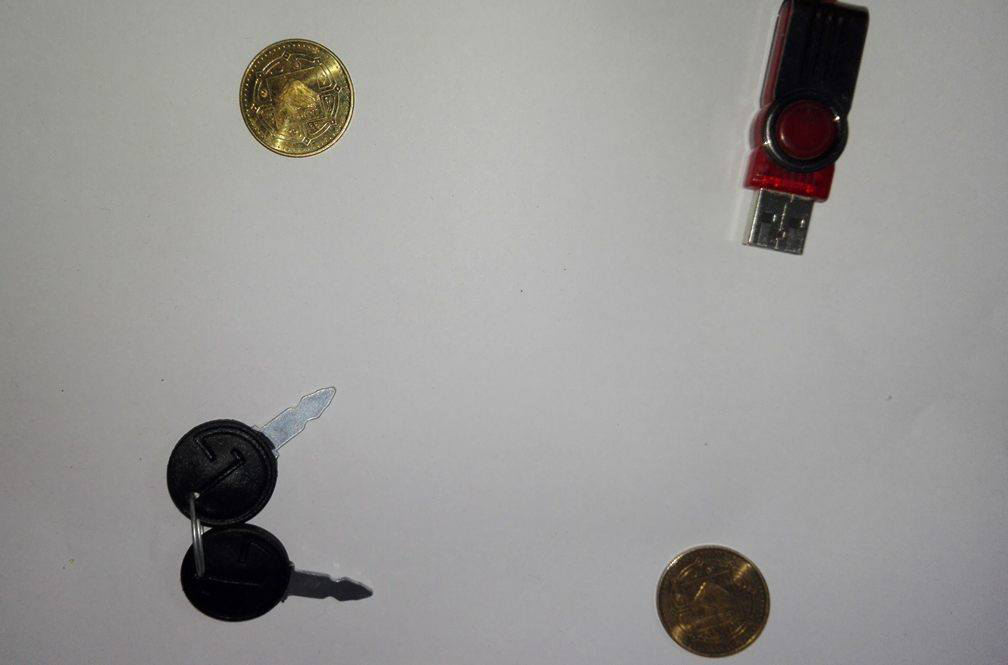
%> input picture Project-GUI/test_image.jpg, 1008 x 665 px
$ octave --eval "result = localize(imread('test_image.jpg'));"   (GNU Octave 9; MATLAB toolbox functions it lacks are replaced by stand-ins)
%> lines starting %> are read from the running program, lines starting %| are printed output that depends on the picture; in (x1, y1, x2, y2) boxes, pixels count from 0 and x2, y2 are one past the last pixel; in counts of white or black regions, pixels touching at a corner belong together; the program's own positions count from 1
function [bounding_rect] = localize(I)

if(size(I,3)>1)
I = rgb2gray(I);
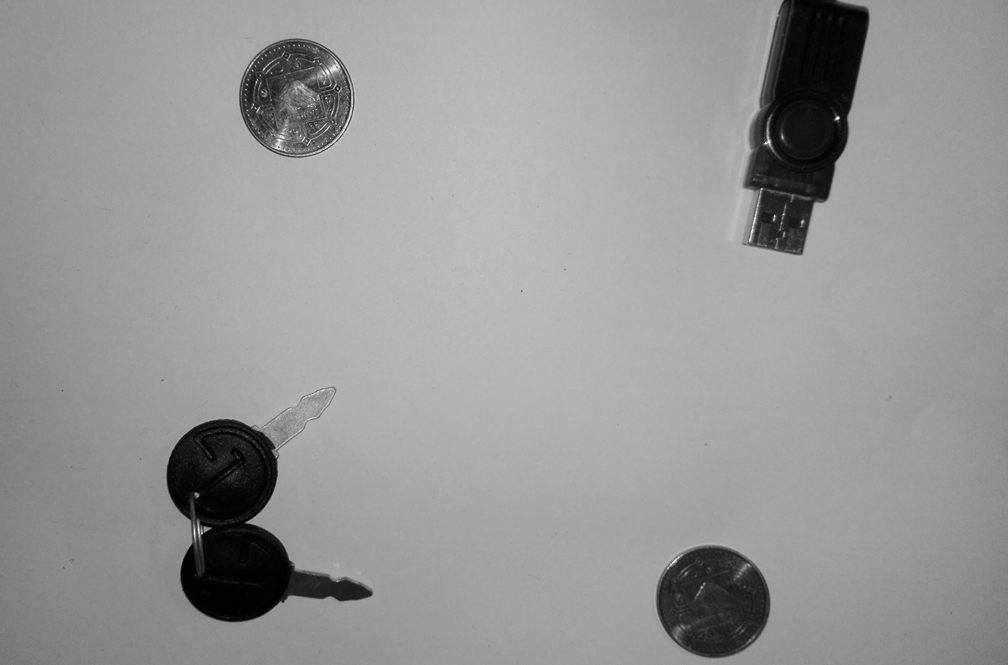
%> I: size 665x1008 uint8; min 0, max 255, mean 150.7
end
    level = graythresh(I);
%> level = 0.376
    bw = im2bw(I,level);
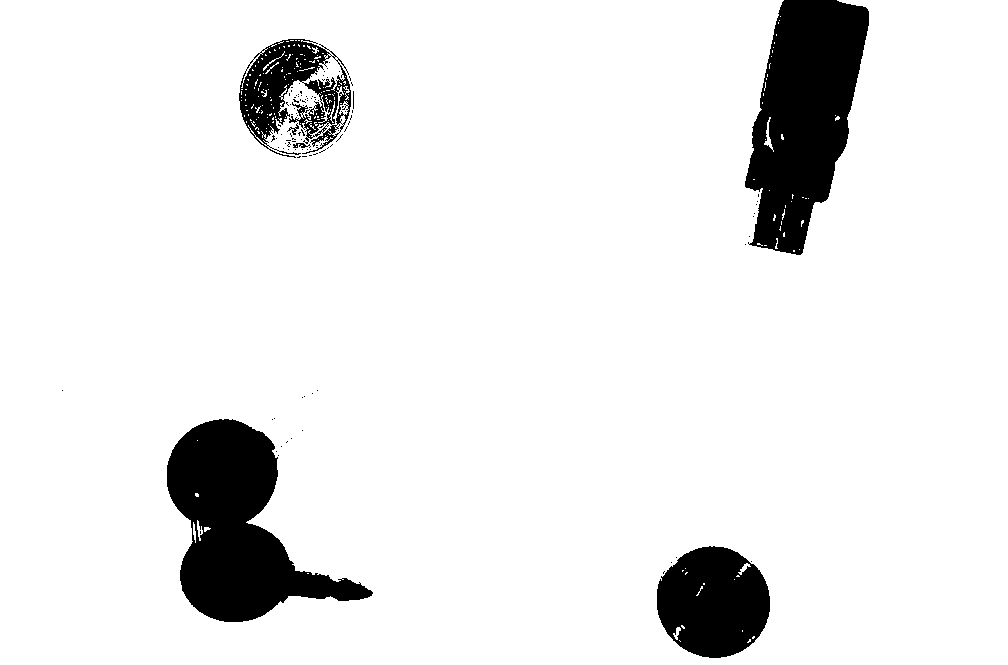
%> bw: size 665x1008 logical; 91.6% white; 107 black regions (101 under 20 px)

    st = regionprops(~bw, 'BoundingBox' );
%> st = 107 regions; largest, box (x1, y1, x2, y2): (167, 419, 373, 622), (745, 0, 869, 255), (239, 39, 351, 158), (657, 546, 770, 658), (287, 123, 299, 135)
    Y = [];
for k = 1 : length(st)
  thisBB = st(k).BoundingBox;
   if(thisBB(3)<40)
       continue;
   end
   Y = [Y;k];
end
%> this loop made 107 passes
%> thisBB on passes 1, 3, 5, 6, 7, 8, 9, 10, 11, 12, 13, 14: [62.5 390.5 1 1], [200.5 531.5 1 3], [271.5 135.5 4 7], [272.5 419.5 1 1], [274.5 418.5 1 1], [276.5 138.5 1 1], [276.5 451.5 1 1], [278.5 124.5 3 3], [278.5 147.5 1 1], [278.5 455.5 1 1], [281.5 134.5 1 1], [281.5 446.5 1 1]
%> (thisBB, Y) on passes 2, 4: ([167.5 419.5 206 203], 2), ([239.5 39.5 112 119], [2; 4])
%> after the loop, Y = [2; 4; 95; 99]

bounding_rect = st(Y);
%> bounding_rect = 4 regions; box (x1, y1, x2, y2): (167, 419, 373, 622), (239, 39, 351, 158), (657, 546, 770, 658), (745, 0, 869, 255)
%> `result = localize(imread('test_image.jpg'));`: result has the same summary as bounding_rect in localize
end
